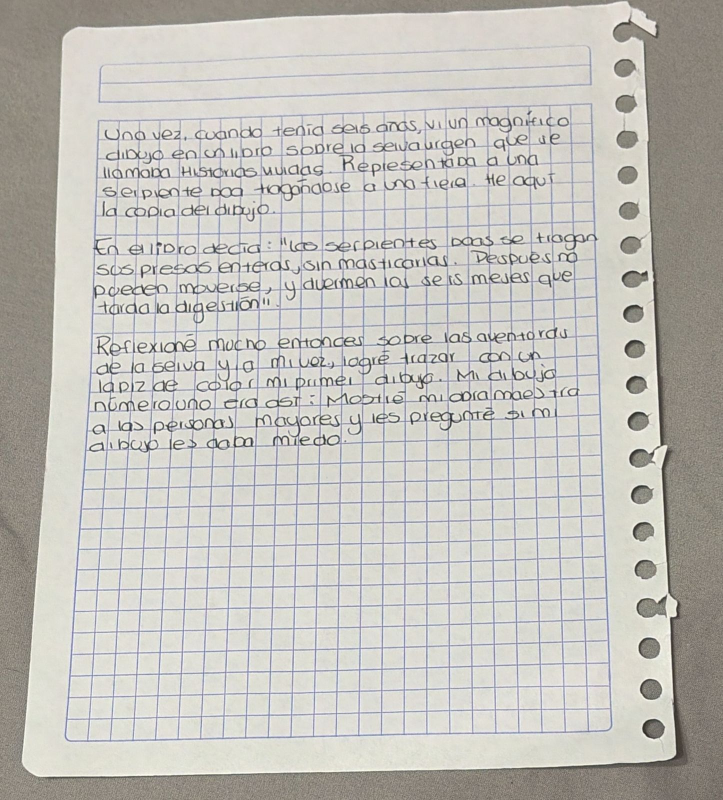
#> input picture img/alecaro v1.jpeg, 1445 x 1600 px (shown at 1/2 size)
$ python -i Mask.py   (imports and definitions only)
#> lines starting #> are read from the running program, lines starting #| are printed output that depends on the picture; after the words box and inside, x2 and y2 are one past the last pixel; in counts of white or black regions, pixels touching at a corner belong together
#> further down, picture is the input picture: shape (1600, 1445, 3); mean B, G, R 187.1, 192.6, 194.6
import sys
import cv2
import numpy as np
from PyQt6 import QtCore, QtGui, QtWidgets
from PyQt6.QtCore import Qt
from PyQt6.QtGui import QImage, QPixmap

# =========================================================
# 1. FUNCIONES DE PREPROCESAMIENTO Y ESCANEO
# =========================================================
# [4 lines left out: function redimensionar, not called in this run]

def extraer_documento(img):
    gray = cv2.cvtColor(img, cv2.COLOR_BGR2GRAY)
    blurred = cv2.GaussianBlur(gray, (5, 5), 0)
    edged = cv2.Canny(blurred, 50, 200)
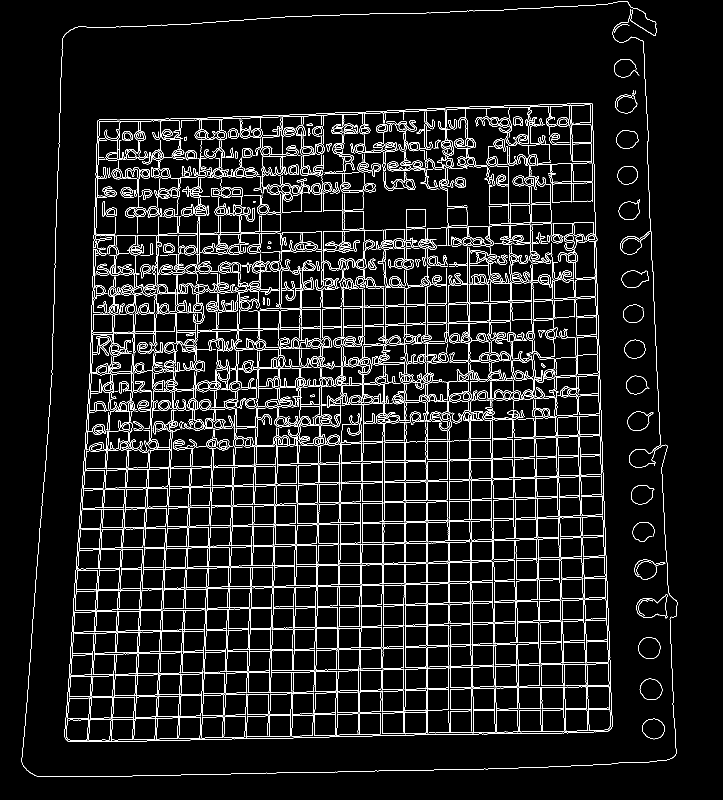
#> edged: shape (1600, 1445) (shown at 1/2 size); 6.7% white in thin lines or dots, all inside (x1, y1, x2, y2) = (43, 2, 1355, 1554)

    cnts, _ = cv2.findContours(edged, cv2.RETR_EXTERNAL, cv2.CHAIN_APPROX_SIMPLE)
#> cnts = 654 contours, 265 with area under 20; largest, box (x1, y1, x2, y2) and area: (132, 1305, 406, 1482) 26480, (193, 1097, 496, 1346) 16726, (141, 1059, 243, 1351) 11370, (674, 1341, 854, 1469) 10692, (810, 1252, 944, 1467) 10301
    cnts = sorted(cnts, key=cv2.contourArea, reverse=True)[:5]
#> cnts = 5 contours; box (x1, y1, x2, y2) and area: (132, 1305, 406, 1482) 26480, (193, 1097, 496, 1346) 16726, (141, 1059, 243, 1351) 11370, (674, 1341, 854, 1469) 10692, (810, 1252, 944, 1467) 10301

    for c in cnts:
        peri = cv2.arcLength(c, True)
        approx = cv2.approxPolyDP(c, 0.02 * peri, True)
        if len(approx) == 4:
            pts = approx.reshape(4, 2)
            rect = np.zeros((4, 2), dtype="float32")
            s = pts.sum(axis=1); rect[0] = pts[np.argmin(s)]; rect[2] = pts[np.argmax(s)]
            d = np.diff(pts, axis=1); rect[1] = pts[np.argmin(d)]; rect[3] = pts[np.argmax(d)]

            # Forzamos una resolución final (600x800) para homogeneizar los filtros
            dst = np.array([[0,0],[599,0],[599,799],[0,799]], dtype="float32")
            M = cv2.getPerspectiveTransform(rect, dst)
            return cv2.warpPerspective(img, M, (600, 800)), True
#> this loop made 5 passes
#> peri on passes 1 to 5: 3546.3, 3502.1, 1672.9, 1117.2, 1200.5

    return img, False

# =========================================================
# 2. INTERFAZ GRÁFICA DEL CALIBRADOR
# =========================================================
class VisorImagen(QtWidgets.QLabel):
    # [7 lines left out: function __init__, not called in this run]

class CalibradorMascaras(QtWidgets.QWidget):
    # [172 lines left out: functions __init__, crear_widgets, crear_panel_controles, configurar_layout, handleOpen, actualizar_procesamiento and 1 more, not called in this run]

# [5 lines not run here, left out]

>>> import cv2
>>> picture = cv2.imread('img/alecaro v1.jpeg')
>>> result = extraer_documento(picture)
